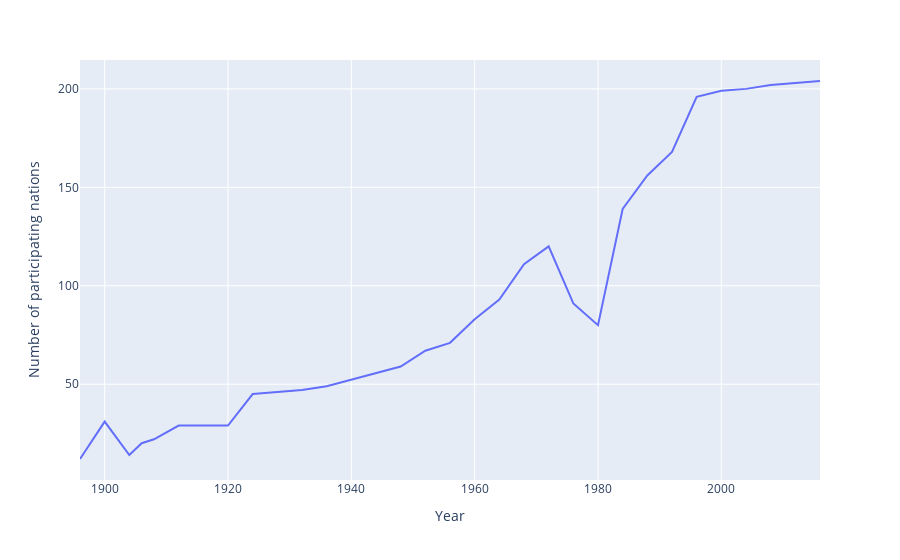

Notebook code cell kept with this figure:
### Code cell
fig

### Figure 1 — Plotly figure (JSON) as saved in the notebook; plotly's stock layout.template omitted (floating-point values rounded to 4 significant figures)
{"data": [{"hovertemplate": "Year=%{x}<br>Number of participating nations=%{y}<extra></extra>", "legendgroup": "", "line": {"color": "#636efa", "dash": "solid"}, "marker": {"symbol": "circle"}, "mode": "lines", "name": "", "orientation": "v", "showlegend": false, "type": "scatter", "x": [1896, 1900, 1904, 1906, 1908, 1912, 1920, 1924, 1928, 1932, 1936, 1948, 1952, 1956, 1960, 1964, 1968, 1972, 1976, 1980, 1984, 1988, 1992, 1996, 2000, 2004, 2008, 2012, 2016], "xaxis": "x", "y": [12, 31, 14, 20, 22, 29, 29, 45, 46, 47, 49, 59, 67, 71, 83, 93, 111, 120, 91, 80, 139, 156, 168, 196, 199, 200, 202, 203, 204], "yaxis": "y"}], "layout": {"autosize": true, "legend": {"tracegroupgap": 0}, "margin": {"t": 60}, "xaxis": {"anchor": "y", "autorange": true, "domain": [0, 1], "range": [1896, 2016], "title": {"text": "Year"}, "type": "linear"}, "yaxis": {"anchor": "x", "autorange": true, "domain": [0, 1], "range": [1.333, 214.7], "title": {"text": "Number of participating nations"}, "type": "linear"}}}
